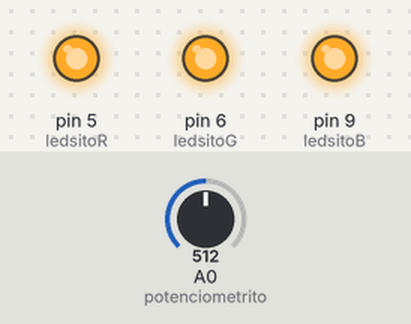
The sketch below on a simulated Arduino Uno, built with avr-gcc and run on an emulated ATmega328P. Parts: output pins drawn as LEDs (lit = HIGH). Inputs (shaded band) come from the test bench; at power-on: A0 (potenciometrito) = 512.

Above: at 3.5 s.
3.6 s: A0 (potenciometrito) set to 122
At 4.2 s:
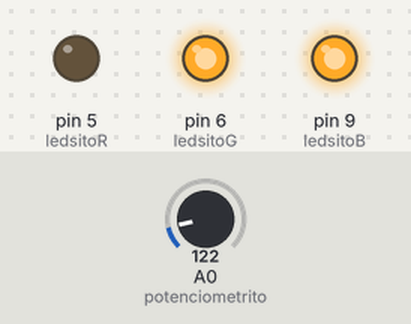
7.2 s: A0 (potenciometrito) set to 0
At 7.26 s:
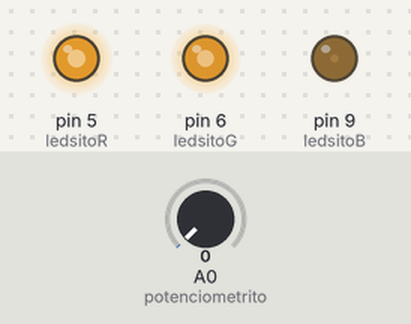
Timing chart, 0 to 16.8 s (numbered marks = the images above; inputs shaded):
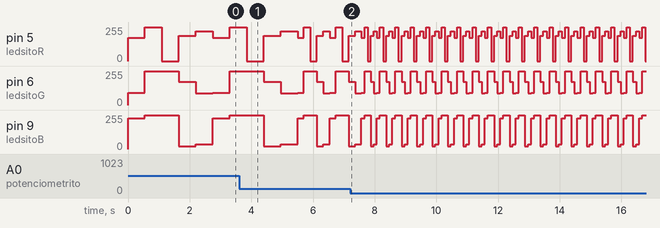

The sketch:

RGB.ino
```cpp
/*
 * Fundacion Kinal
 * Centro educativo tecnico laboral Kinal
 * Electronica
 * Grado: Quinto
 * Sección: A
 * Curso: Taller de electronica digital y reparación de computadoras I
 * Nombre: Esteban Andres Rivas Arreaga
 * Carnet: 2020198
 * Proyecto: control de rgb
*/

#define ledsitoR 5
#define ledsitoG 6
#define ledsitoB 9
#define potenciometrito A0
int loquetarde;

void setup() {
  pinMode(ledsitoR, OUTPUT);
  pinMode(ledsitoG, OUTPUT);
  pinMode(ledsitoB, OUTPUT);
}

void loop() {
  loquetarde = map(analogRead(potenciometrito),0,1023,100,1000);
  analogWrite(ledsitoR, 174);
  analogWrite(ledsitoG, 92);
  analogWrite(ledsitoB, 230);
  delay(loquetarde);
  analogWrite(ledsitoR, 255);
  analogWrite(ledsitoG, 255);
  analogWrite(ledsitoB, 255);
  delay(loquetarde);
  analogWrite(ledsitoR, 0);
  analogWrite(ledsitoG, 255);
  analogWrite(ledsitoB, 255);
  delay(loquetarde);
  analogWrite(ledsitoR, 189);
  analogWrite(ledsitoG, 174);
  analogWrite(ledsitoB, 20);
  delay(loquetarde);
  analogWrite(ledsitoR, 225);
  analogWrite(ledsitoG, 87);
  analogWrite(ledsitoB, 35);
  delay(loquetarde);
}
```

Measured:
- by itself, pin 5 (ledsitoR): repeats every 0.50 s: 174/255 0.10 s, 255/255 0.10 s, 0/255 0.10 s, 189/255 0.10 s, 225/255 0.10 s
- by itself, pin 6 (ledsitoG): repeats every 0.50 s: 92/255 0.10 s, 255/255 0.20 s, 174/255 0.10 s, 87/255 0.10 s
- by itself, pin 9 (ledsitoB): repeats every 0.50 s: 230/255 0.10 s, 255/255 0.20 s, 20/255 0.10 s, 35/255 0.10 s
